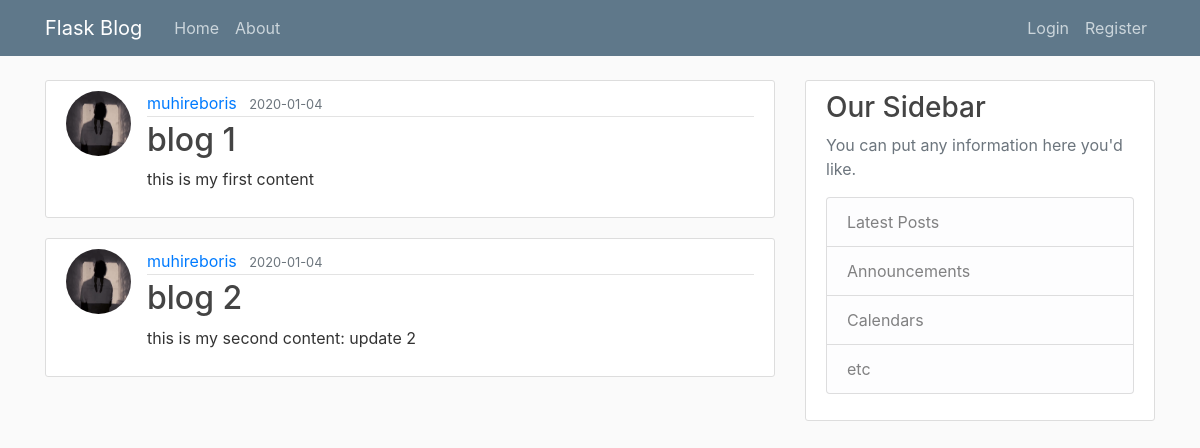
Before: / with the older database file.
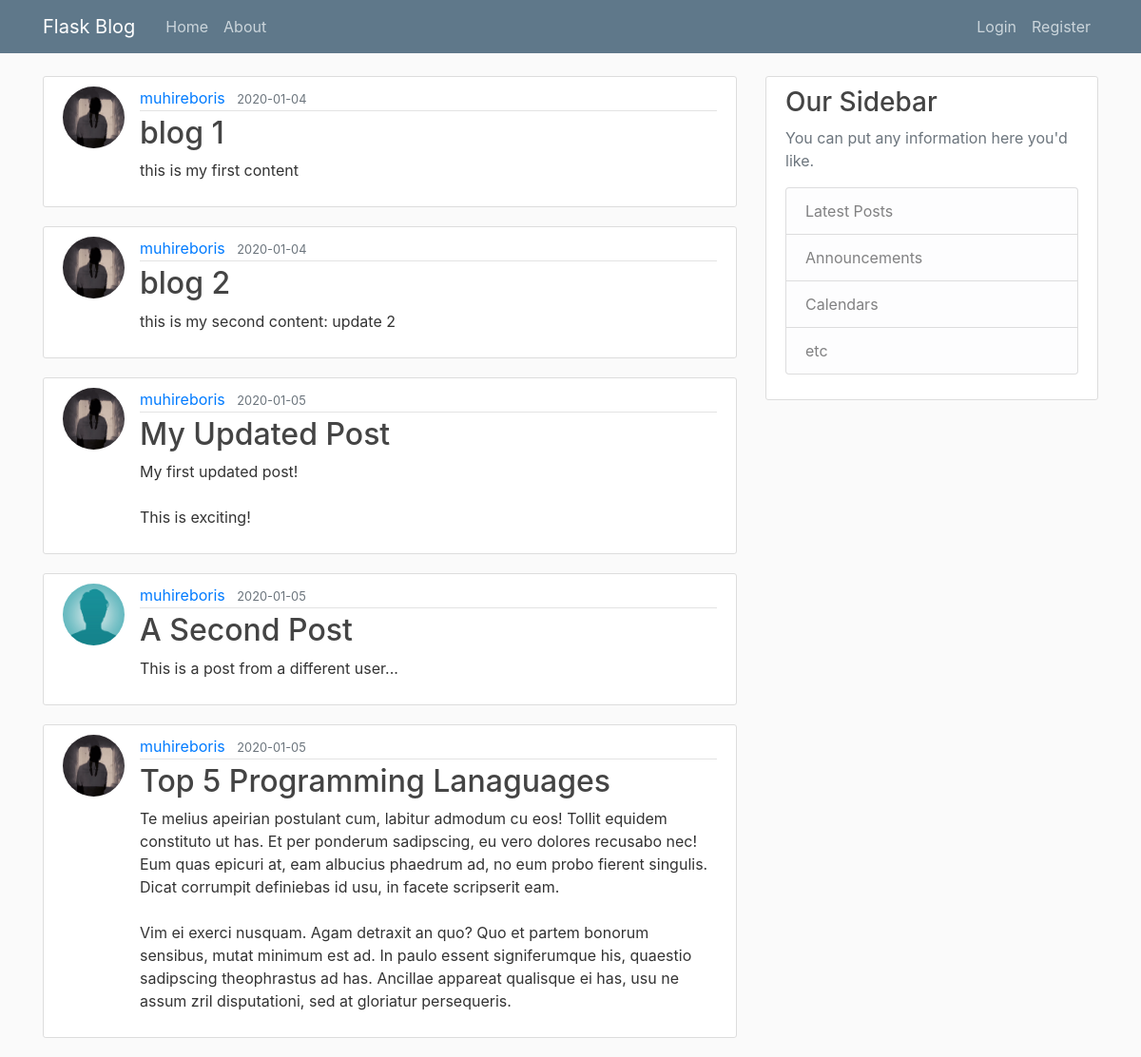
After: the same page with the newer database file.
### flask_blog/models.py (models this page shows, shortened)
class Post(db.Model):
    id = db.Column(db.Integer, primary_key=True)
    title = db.Column(db.String(120), nullable=False)
    created_on = db.Column(db.DateTime, nullable=False, default=datetime.utcnow)
    content = db.Column(db.Text, nullable=False)
    user_id= db.Column(db.Integer,  db.ForeignKey('user.id'), nullable=False)

class User(db.Model, UserMixin):
    id = db.Column(db.Integer, primary_key=True)
    username = db.Column(db.String(20), nullable= False)
    email = db.Column(db.String(120), unique=True, nullable= False)
    password = db.Column(db.String(32), nullable= False)
    image_file = db.Column(db.String(120), default='default.jpg', nullable=False)
    posts = db.relationship('Post', backref='author', lazy=True)

### flask_blog/routes.py (the view)
@app.route("/")
def home():
    page = request.args.get('page', type=int, default=1)
    posts = Post.query.paginate(page=page, per_page=5)
    return render_template('home.html', posts=posts)

### flask_blog/templates/home.html
    {% extends "layout.html"%}
    {% block content %}
        {% for post in posts.items %}
        <article class="media content-section">
            <img src="{{ url_for('static', filename='images/' + post.author.image_file) }}" alt="" class="rounded-circle article-img">
            <div class="media-body">
                <div class="article-metadata">
                    <a class="mr-2" href="#">{{ post.author.username }}</a>
                    <small class="text-muted">{{ post.created_on.strftime('%Y-%m-%d') }}</small>
                </div>
                <h2><a class="article-title" href="{{ url_for('view_post', post_id=post.id )}}">{{ post.title }}</a></h2>
                <p class="article-content">{{ post.content }}</p>
            </div>
        </article>
        {% endfor %}
    {% endblock content%}

### flask_blog/templates/layout.html (shortened to what this page needs)
<!DOCTYPE html>
<html lang="en">
<head>
    <link rel="stylesheet" href="https://maxcdn.bootstrapcdn.com/bootstrap/4.0.0/css/bootstrap.min.css"
>
    <link rel="stylesheet" href="{{ url_for('static', filename='main.css')}}">
</head>
<body>
    <header class="site-header">
        <nav class="navbar navbar-expand-md navbar-dark bg-steel fixed-top">
            <div class="container">
                <a class="navbar-brand mr-4" href="/">Flask Blog</a>
                <div class="collapse navbar-collapse" id="navbarToggle">
                    <div class="navbar-nav mr-auto">
                        <a class="nav-item nav-link" href="/">Home</a>
                        <a class="nav-item nav-link" href="/about">About</a>
                    </div>
                    <div class="navbar-nav">
                        {% if current_user.is_authenticated %}
                            <a class="nav-item nav-link" href="/post/new">New Post</a>
                            <a class="nav-item nav-link" href="/account">Account</a>
                            <a class="nav-item nav-link" href="/logout">Logout</a>
                        {% else %}
                            <a class="nav-item nav-link" href="/login">Login</a>
                            <a class="nav-item nav-link" href="/register">Register</a>
                        {% endif %}
                    </div>
                </div>
            </div>
        </nav>
    </header>
    <main role="main" class="container">
        <div class="row">
            <div class="col-md-8">
                {% block content %}{% endblock %}
            </div>
            <div class="col-md-4">
                <div class="content-section">
                    <h3>Our Sidebar</h3>
                    <p class='text-muted'>You can put any information here you'd like.
                        <ul class="list-group">
                            <li class="list-group-item list-group-item-light">Latest Posts</li>
                            <li class="list-group-item list-group-item-light">Announcements</li>
                            <li class="list-group-item list-group-item-light">Calendars</li>
                            <li class="list-group-item list-group-item-light">etc</li>
                        </ul>
                    </p>
                </div>
            </div>
        </div>
    </main>
</body>
</html>

### flask_blog/static/main.css (style rules this page uses)
body { background: #fafafa; color: #333333; margin-top: 5rem; }
h1, h2, h3, h4, h5, h6 { color: #444444; }
.bg-steel { background-color: #5f788a; }
.site-header .navbar-nav .nav-link { color: #cbd5db; }
.content-section { background: #ffffff; padding: 10px 20px; border: 1px solid #dddddd; border-radius: 3px; margin-bottom: 20px; }
.article-title { color: #444444; }
.article-content { white-space: pre-line; }
.article-img { height: 65px; width: 65px; margin-right: 16px; }
.article-metadata { padding-bottom: 1px; margin-bottom: 4px; border-bottom: 1px solid #e3e3e3 }

Changed rows visible on the page:
added Post: image_file (picture), author.username "muhireboris", created_on "2020-01-05", title "My Updated Post", content "My first updated post! This is exciting!"
added Post: image_file (placeholder picture), author.username "muhireboris", created_on "2020-01-05", title "A Second Post", content "This is a post from a different user..."
added Post: image_file (picture), author.username "muhireboris", created_on "2020-01-05", title "Top 5 Programming Lanaguages", content "Te melius apeirian postulant cum, labitur admodum cu eos! Tollit equidem constituto ut has. Et per ponderum sadipscing, eu vero dolores recusabo nec! Eum quas epicuri at, eam albucius phaedrum ad, no eum probo fierent singulis. Dicat corrumpit definiebas id usu, in facete scripserit eam. Vim ei exerci nusquam. Agam detraxit an quo? Quo et partem bonorum sensibus, mutat minimum est ad. In paulo essent signiferumque his, quaestio sadipscing theophrastus ad has. Ancillae appareat qualisque ei has, usu ne assum zril disputationi, sed at gloriatur persequeris."
